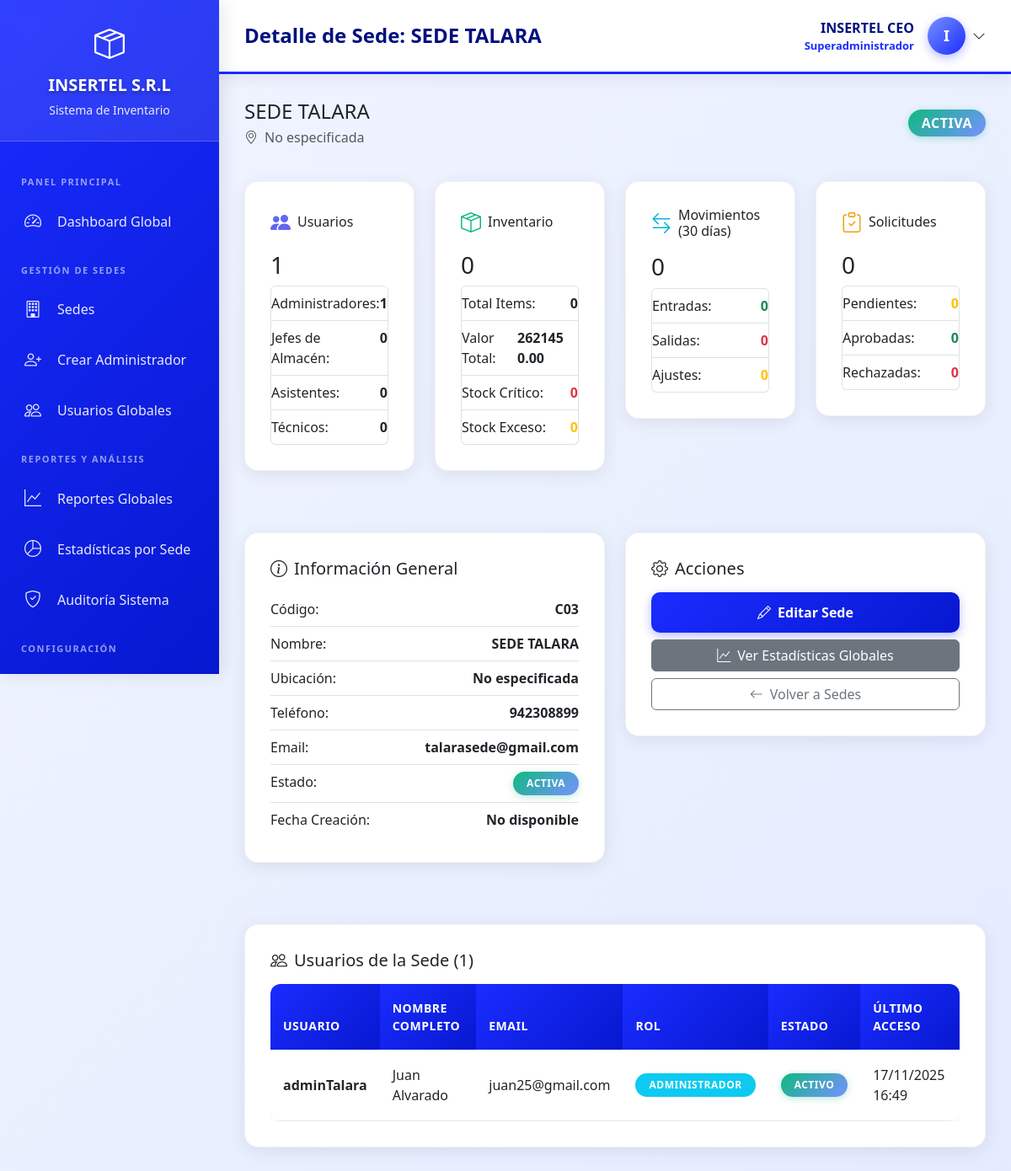
Page /views/superadmin/sede_detalle.php?id=6 (signed in) on the earlier database version.
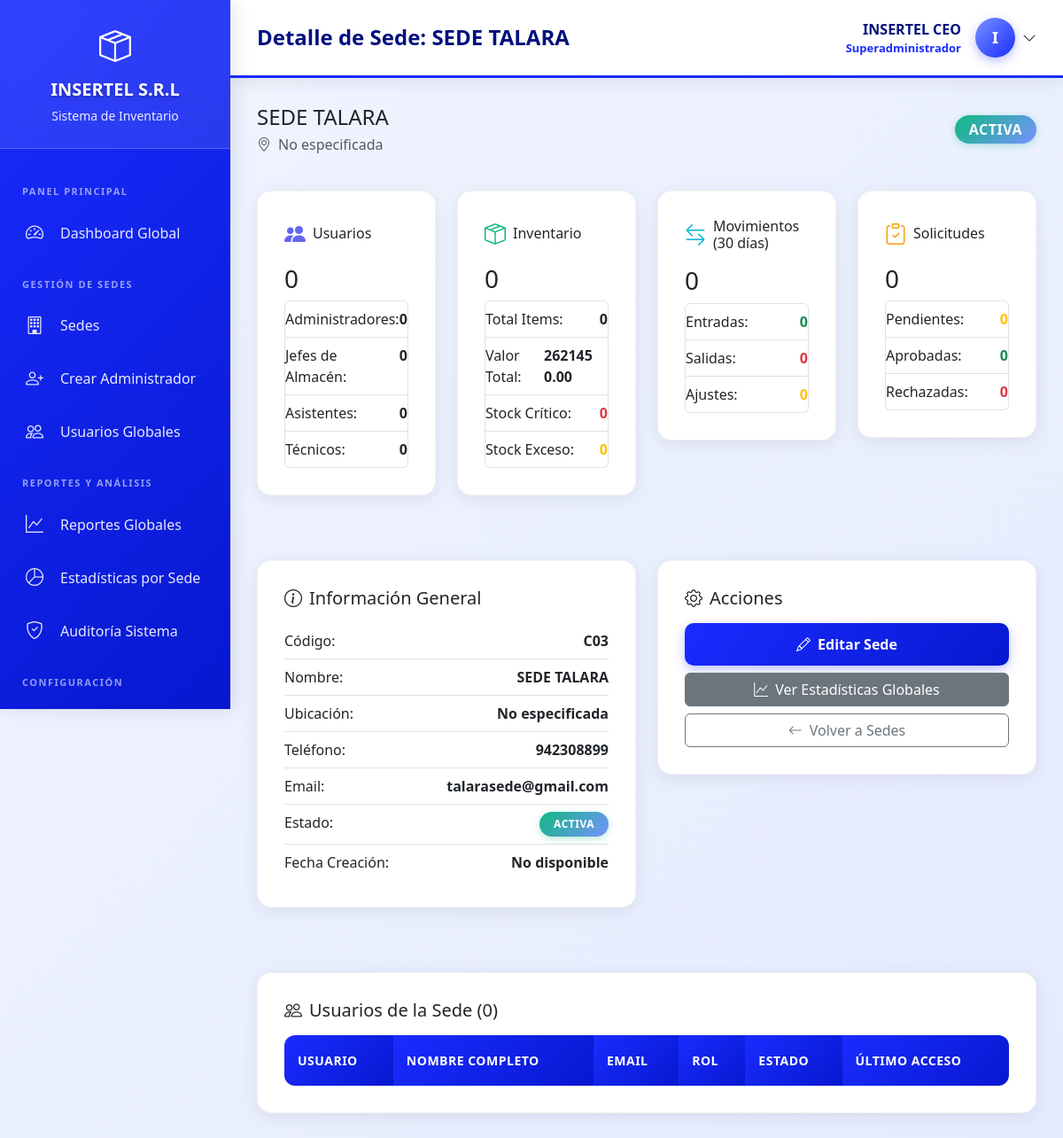
Same page on the later database version.
### tables this page shows
CREATE TABLE `usuarios` (
  `id` int(11) NOT NULL,
  `username` varchar(50) NOT NULL,
  `password` varchar(255) NOT NULL,
  `nombre_completo` varchar(150) NOT NULL,
  `email` varchar(100) DEFAULT NULL,
  `telefono` varchar(20) DEFAULT NULL,
  `imagen_perfil` varchar(255) DEFAULT NULL,
  `rol_id` int(11) NOT NULL,
  `sede_id` int(11) DEFAULT NULL,
  `estado` enum('activo','inactivo') DEFAULT 'activo',
  `ultimo_acceso` datetime DEFAULT NULL,
  `created_at` timestamp NOT NULL DEFAULT current_timestamp(),
  `updated_at` timestamp NOT NULL DEFAULT current_timestamp() ON UPDATE current_timestamp()
);

CREATE TABLE `sedes` (
  `id` int(11) NOT NULL,
  `nombre` varchar(100) NOT NULL,
  `codigo` varchar(20) DEFAULT NULL,
  `direccion` varchar(255) DEFAULT NULL,
  `telefono` varchar(20) DEFAULT NULL,
  `email` varchar(100) DEFAULT NULL,
  `responsable_id` int(11) DEFAULT NULL,
  `estado` enum('activa','inactiva') DEFAULT 'activa',
  `created_at` timestamp NOT NULL DEFAULT current_timestamp(),
  `updated_at` timestamp NOT NULL DEFAULT current_timestamp() ON UPDATE current_timestamp()
);

### models/Sede.php (called while the page is built, shortened)
<?php
class Sede
{
    private $conn;
    private $table_name = "sedes";
    public function __construct($db)
    {
        $this->conn = $db;
    }
    public function obtenerPorId($id)
    {
        $query = "SELECT s.*,
                         u.nombre_completo as responsable_nombre,
                         (SELECT COUNT(*) FROM usuarios WHERE sede_id = s.id AND estado = 'activo') as total_usuarios
                  FROM " . $this->table_name . " s
                  LEFT JOIN usuarios u ON s.responsable_id = u.id
                  WHERE s.id = :id
                  LIMIT 1";
        $stmt = $this->conn->prepare($query);
        $stmt->bindParam(":id", $id);
        $stmt->execute();
        return $stmt->fetch(PDO::FETCH_ASSOC);
    }
}

### config/functions.php (called while the page is built, shortened)
<?php
function getNombreRol($rol_id)
{
    $roles = [
        ROL_ADMINISTRADOR => 'Administrador',
        ROL_JEFE_ALMACEN => 'Jefe de Almacén',
        ROL_ASISTENTE_ALMACEN => 'Asistente de Almacén',
        ROL_TECNICO => 'Técnico'
    ];
    return $roles[$rol_id] ?? 'Desconocido';
}

### views/superadmin/sede_detalle.php (the view, shortened to what the changed rows need)
<?php
require_once '../../config/functions.php';
require_once '../../models/Sede.php';
$database = new Database();
$db = $database->getConnection();
$sedeModel = new Sede($db);
$sede_id = $_GET['id'] ?? null;
$sede = $sedeModel->obtenerPorId($sede_id);
$stats = [];
$query_usuarios = "SELECT
                    COUNT(*) as total_usuarios,
                    SUM(CASE WHEN rol_id = ? THEN 1 ELSE 0 END) as administradores,
                    SUM(CASE WHEN rol_id = ? THEN 1 ELSE 0 END) as jefes_almacen,
                    SUM(CASE WHEN rol_id = ? THEN 1 ELSE 0 END) as asistentes,
                    SUM(CASE WHEN rol_id = ? THEN 1 ELSE 0 END) as tecnicos
                  FROM usuarios WHERE sede_id = ?";
$stmt_usuarios = $db->prepare($query_usuarios);
$stmt_usuarios->execute([ROL_ADMINISTRADOR, ROL_JEFE_ALMACEN, ROL_ASISTENTE_ALMACEN, ROL_TECNICO, $sede_id]);
$stats['usuarios'] = $stmt_usuarios->fetch(PDO::FETCH_ASSOC);
$query_inv = "SELECT
                COUNT(*) as total_materiales,
                SUM(stock_actual) as total_items,
                SUM(stock_actual * costo_unitario) as valor_total,
                COUNT(CASE WHEN stock_actual <= stock_minimo THEN 1 END) as criticos,
                COUNT(CASE WHEN stock_actual > stock_maximo THEN 1 END) as exceso
              FROM materiales WHERE sede_id = ?";
$stmt_inv = $db->prepare($query_inv);
$stmt_inv->execute([$sede_id]);
$stats['inventario'] = $stmt_inv->fetch(PDO::FETCH_ASSOC);
$query_mov = "SELECT
                COUNT(*) as total,
                SUM(CASE WHEN tipo_movimiento = 'entrada' THEN 1 ELSE 0 END) as entradas,
                SUM(CASE WHEN tipo_movimiento = 'salida' THEN 1 ELSE 0 END) as salidas,
                SUM(CASE WHEN tipo_movimiento = 'ajuste' THEN 1 ELSE 0 END) as ajustes
              FROM movimientos_inventario
              WHERE sede_id = ? AND fecha_movimiento >= DATE_SUB(NOW(), INTERVAL 30 DAY)";
$stmt_mov = $db->prepare($query_mov);
$stmt_mov->execute([$sede_id]);
$stats['movimientos'] = $stmt_mov->fetch(PDO::FETCH_ASSOC);
$query_sol = "SELECT
                COUNT(*) as total,
                SUM(CASE WHEN estado = 'pendiente' THEN 1 ELSE 0 END) as pendientes,
                SUM(CASE WHEN estado = 'aprobada' THEN 1 ELSE 0 END) as aprobadas,
                SUM(CASE WHEN estado = 'rechazada' THEN 1 ELSE 0 END) as rechazadas
              FROM solicitudes WHERE sede_id = ?";
$stmt_sol = $db->prepare($query_sol);
$stmt_sol->execute([$sede_id]);
$stats['solicitudes'] = $stmt_sol->fetch(PDO::FETCH_ASSOC);
$query_users = "SELECT id, username, nombre_completo, email, rol_id, estado, ultimo_acceso
                FROM usuarios WHERE sede_id = ? ORDER BY nombre_completo";
$stmt_users = $db->prepare($query_users);
$stmt_users->execute([$sede_id]);
$usuarios_sede = $stmt_users->fetchAll(PDO::FETCH_ASSOC);
$page_title = "Detalle de Sede: " . $sede['nombre'];
include '../layouts/header.php';
?>
<div class="row mb-4">
    <div class="col-12">
        <div class="d-flex justify-content-between align-items-center mb-3">
            <div>
                <h4 class="mb-1"><?php echo $sede['nombre']; ?></h4>
                <p class="text-muted mb-0">
                    <i class="bi bi-geo-alt me-2"></i><?php echo $sede['ubicacion'] ?? 'No especificada'; ?>
                </p>
            </div>
            <div>
                <span class="badge bg-<?php echo $sede['estado'] === 'activa' ? 'success' : 'secondary'; ?> fs-6">
                    <?php echo ucfirst($sede['estado']); ?>
                </span>
            </div>
        </div>
    </div>
</div>
<div class="row mb-4">
    <div class="col-lg-3 mb-4">
        <div class="content-card">
            <div class="d-flex align-items-center mb-3">
                <i class="bi bi-people-fill me-2" style="color: #6366f1; font-size: 1.5rem;"></i>
                <h6 class="mb-0">Usuarios</h6>
            </div>
            <h3 class="mb-2"><?php echo $stats['usuarios']['total_usuarios'] ?? 0; ?></h3>
            <ul class="list-group list-group-sm">
                <li class="list-group-item d-flex justify-content-between px-0">
                    <span>Administradores:</span>
                    <strong><?php echo $stats['usuarios']['administradores'] ?? 0; ?></strong>
                </li>
                <li class="list-group-item d-flex justify-content-between px-0">
                </li>
                <li class="list-group-item d-flex justify-content-between px-0">
                </li>
                <li class="list-group-item d-flex justify-content-between px-0">
                </li>
            </ul>
        </div>
    </div>
</div>
<div class="row mb-4">
    <div class="col-lg-6 mb-4">
        <div class="content-card">
            <ul class="list-group list-group-flush">
                <li class="list-group-item d-flex justify-content-between px-0">
                    <span>Código:</span>
                    <strong><?php echo $sede['codigo']; ?></strong>
                </li>
                <li class="list-group-item d-flex justify-content-between px-0">
                    <span>Nombre:</span>
                    <strong><?php echo $sede['nombre']; ?></strong>
                </li>
                <li class="list-group-item d-flex justify-content-between px-0">
                    <span>Teléfono:</span>
                    <strong><?php echo $sede['telefono'] ?? 'No especificado'; ?></strong>
                </li>
                <li class="list-group-item d-flex justify-content-between px-0">
                    <span>Email:</span>
                    <strong><?php echo $sede['email'] ?? 'No especificado'; ?></strong>
                </li>
                <li class="list-group-item d-flex justify-content-between px-0">
                    <strong>
                        <span class="badge bg-<?php echo $sede['estado'] === 'activa' ? 'success' : 'secondary'; ?>">
                            <?php echo ucfirst($sede['estado']); ?>
                        </span>
                    </strong>
                </li>
            </ul>
        </div>
    </div>
</div>
<div class="row mb-4">
    <div class="col-12">
        <div class="content-card">
            <h5 class="mb-3"><i class="bi bi-people me-2"></i>Usuarios de la Sede (<?php echo count($usuarios_sede); ?>)</h5>
            <div class="table-responsive">
                <table class="table table-hover mb-0">
                    <thead class="table-light">
                        <tr>
                            <th>Usuario</th>
                            <th>Nombre Completo</th>
                            <th>Email</th>
                            <th>Rol</th>
                            <th>Estado</th>
                            <th>Último Acceso</th>
                        </tr>
                    </thead>
                    <tbody>
                        <?php foreach ($usuarios_sede as $usuario): ?>
                        <tr>
                            <td><strong><?php echo $usuario['username'] ?? 'N/A'; ?></strong></td>
                            <td><?php echo $usuario['nombre_completo']; ?></td>
                            <td><?php echo $usuario['email']; ?></td>
                            <td>
                                <span class="badge bg-info">
                                    <?php echo getNombreRol($usuario['rol_id']); ?>
                                </span>
                            </td>
                            <td>
                                <span class="badge bg-<?php echo $usuario['estado'] === 'activo' ? 'success' : 'secondary'; ?>">
                                    <?php echo ucfirst($usuario['estado']); ?>
                                </span>
                            </td>
                            <td><?php echo $usuario['ultimo_acceso'] ? date('d/m/Y H:i', strtotime($usuario['ultimo_acceso'])) : 'Nunca'; ?></td>
                        </tr>
                        <?php endforeach; ?>
                    </tbody>
                </table>
            </div>
        </div>
    </div>
</div>
<?php include '../layouts/footer.php'; ?>

### views/layouts/header.php (shortened to what the changed rows need)
<!DOCTYPE html>
<html lang="es">
<head>
    <link href="https://cdn.jsdelivr.net/npm/bootstrap@5.3.0/dist/css/bootstrap.min.css" rel="stylesheet">
    <link rel="stylesheet" href="https://cdn.jsdelivr.net/npm/bootstrap-icons@1.11.0/font/bootstrap-icons.css">
</head>
<body>
    <div class="main-content">
        <div class="topbar">
            <h5><?php echo $page_title ?? 'Dashboard'; ?></h5>
            <div class="user-info">
                <div class="dropdown">
                </div>
            </div>
        </div>
        <div class="content-area">

Differences in the rows shown:
removed usuarios: sede.nombre "Detalle de Sede: SEDE TALARA", sede.nombre "SEDE TALARA", sede.estado "ACTIVA", sede.codigo "C03", sede.telefono "942308899", sede.email "talarasede@gmail.com", username "adminTalara", nombre_completo "Juan Alvarado", email "juan25@gmail.com", rol "ADMINISTRADOR", estado "ACTIVO", ultimo_acceso "17/11/2025 16:49"
now on this page (row edited): sedes: nombre "Detalle de Sede: SEDE TALARA", nombre "SEDE TALARA", estado "ACTIVA", codigo "C03", telefono "942308899", email "talarasede@gmail.com"
Other differences:
$stats['usuarios']['total_usuarios']: "1" → "0"
$stats['usuarios']['administradores']: "1" → "0"
count($usuarios_sede): "1" → "0"
